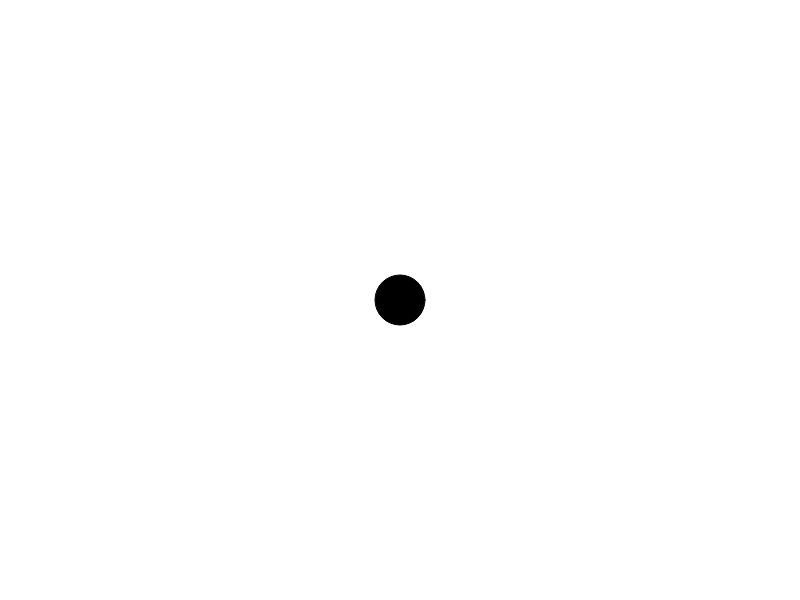
Frame 1 (no input)
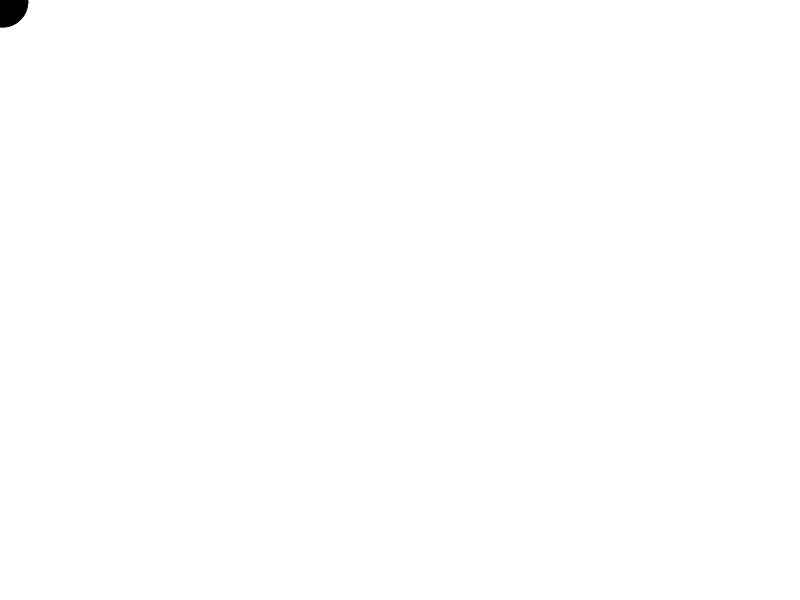
Frame 60 (no input)
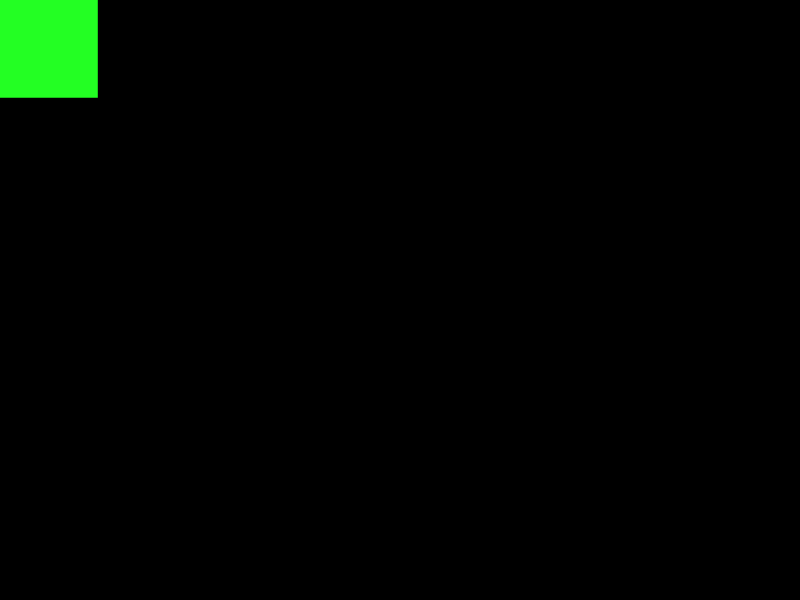
Frame 120 (the mouse pressed at the canvas centre since frame 60)

The p5.js sketch that drew these frames (run headless with seeded random() and noise() and a simulated clock; from frame 60 on, the mouse is pressed at the canvas centre):

// p5.js sketch
// ── sketch.js
// Study 1 - Marton
// Mirrored from OpenProcessing sketch 2901328.
// Original: https://openprocessing.org/sketch/2901328
// License shown on OpenProcessing: CC BY-NC-SA 3.0

// !!! This code is based on extra2_smoothdrag.pde by ptiagomp on codeberg.org !!!

let circleX, circleY;
let targetX, targetY;
let shapeSize = 50;
let targetSize = 50;
let easingAmount = 0.08;
let hue = 0;
let isFleeing = false;

function setup() {
  createCanvas(800, 600);
  colorMode(HSB, 360, 255, 255);
  circleX = width / 2;
  circleY = height / 2;
  targetX = circleX;
  targetY = circleY;
}

function draw() {
  if (isFleeing) {
    // Use RGB mode temporarily for fading rectangle to get correct alpha blending
    colorMode(RGB, 255);
    rectMode(CORNER);
    noStroke();
    fill(0, 0, 0, 10); // subtle transparency for fade effect
    rect(0, 0, width, height);

    // Switch back to HSB for main drawing
    colorMode(HSB, 360, 255, 255);

    let dx = circleX - mouseX;
    let dy = circleY - mouseY;
    let d = sqrt(dx * dx + dy * dy); // Calculates the straight-line distance between the shape and the mouse. Used Claude as help for this.
    let fleeRadius = 150; // How close you have to be for it to flee

    // Tells which direction to flee in and how urgently. Used Claude as help for this.
    if (d < fleeRadius) {
      let force = (fleeRadius - d) / fleeRadius;
      targetX += (dx / d) * force * 10;
      targetY += (dy / d) * force * 10;

      // Closer mouse = smaller shape
      targetSize = map(d, 0, fleeRadius, 1, 100);
    } else {
      targetSize = 100; // Mouse is far, return to normal size
    }

    // Keep shape on screen
    targetX = constrain(targetX, shapeSize / 2, width - shapeSize / 2);
    targetY = constrain(targetY, shapeSize / 2, height - shapeSize / 2);

    shapeSize += (targetSize - shapeSize) * easingAmount;

    hue = (hue + 2) % 360; // Colour bomb
    fill(hue, 220, 255);
    rectMode(CENTER);
    noStroke();
    rect(circleX, circleY, shapeSize, shapeSize);

    // Draw visible border after fade and fill
    noFill();
    stroke(0);        // solid black border for visibility
    strokeWeight(1.5);
    rect(circleX, circleY, shapeSize, shapeSize);
  } else {
    background(0, 0, 255);
    targetX = mouseX;
    targetY = mouseY;
    fill(0, 0, 0);
    ellipse(circleX, circleY, 50, 50);
  }

  // Easing motion
  circleX += (targetX - circleX) * easingAmount;
  circleY += (targetY - circleY) * easingAmount;
}

function mousePressed() {
  isFleeing = true;
  background(0, 0, 0);
}

function mouseReleased() {
  isFleeing = false;
  targetX = mouseX;
  targetY = mouseY;
}
